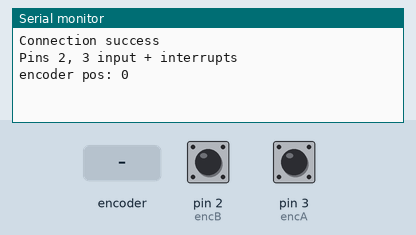
Recording of a sketch running on a simulated Arduino Uno, built with avr-gcc and run on an emulated ATmega328P. Parts: the last lines printed to the serial monitor. The test bench sets the inputs (shaded band); at power-on: pin 2 (encB) HIGH, pin 3 (encA) HIGH.

Above: at 1.2 s.
1.3 s: rotary encoder on pin 3 (encA) / pin 2 (encB) turned 1 step (first pin leading)
At 2.4 s:
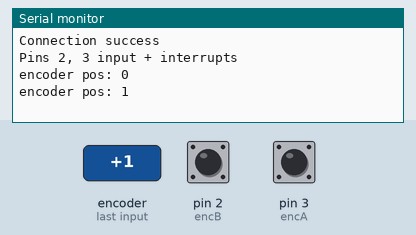
3.0 s: rotary encoder on pin 3 (encA) / pin 2 (encB) turned 1 step (first pin leading)
At 3.7 s:
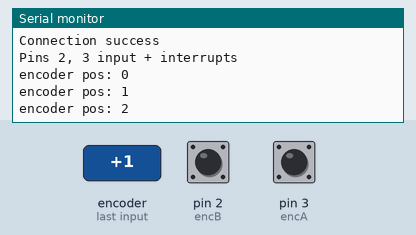

The sketch:

encoderRotationSerialTest.ino
```cpp
// (licence header left out)
int encA = 3;
int encB = 2;
String encCWResponse = "Encoder turned CW";
String encCCWResponse = "Encoder turned CCW";
volatile unsigned int encoderPos = 0;
unsigned int lastReportedPos = 1;
volatile boolean turn = false;

boolean Aset = false;
boolean Bset = false;

void setup() {

  Serial.begin(9600);
  while (!Serial) {
    ;
  }

  Serial.println("Connection success");


  pinMode(encA, INPUT_PULLUP);
  pinMode(encB, INPUT_PULLUP);
  attachInterrupt(digitalPinToInterrupt(encA), doInterruptA, CHANGE);
  attachInterrupt(digitalPinToInterrupt(encB), doInterruptB, CHANGE);
  Serial.println("Pins 2, 3 input + interrupts");
}

void loop() {
  turn = true;

  if (lastReportedPos != encoderPos) {
    Serial.print("encoder pos: ");
    Serial.println(encoderPos);
    lastReportedPos = encoderPos;
  }

}

void doInterruptA() {
  if (turn)
    delay(1);
  if (digitalRead(encA) != Aset) {
    Aset = !Aset;

    if (Aset && !Bset)
      encoderPos++;

    turn = false;
  }
}

void doInterruptB() {
  if (turn)
    delay(1);
  if (digitalRead(encB) != Bset) {
    Bset = !Bset;

    if (!Aset && Bset)
      encoderPos--;

    turn = false;
  }
}
```

Measured:
- after the input at 1.3 s, the serial monitor: prints a new line after 0.05 s (image 1)
- after the input at 3.0 s, the serial monitor: prints a new line after 0.05 s (image 2)
